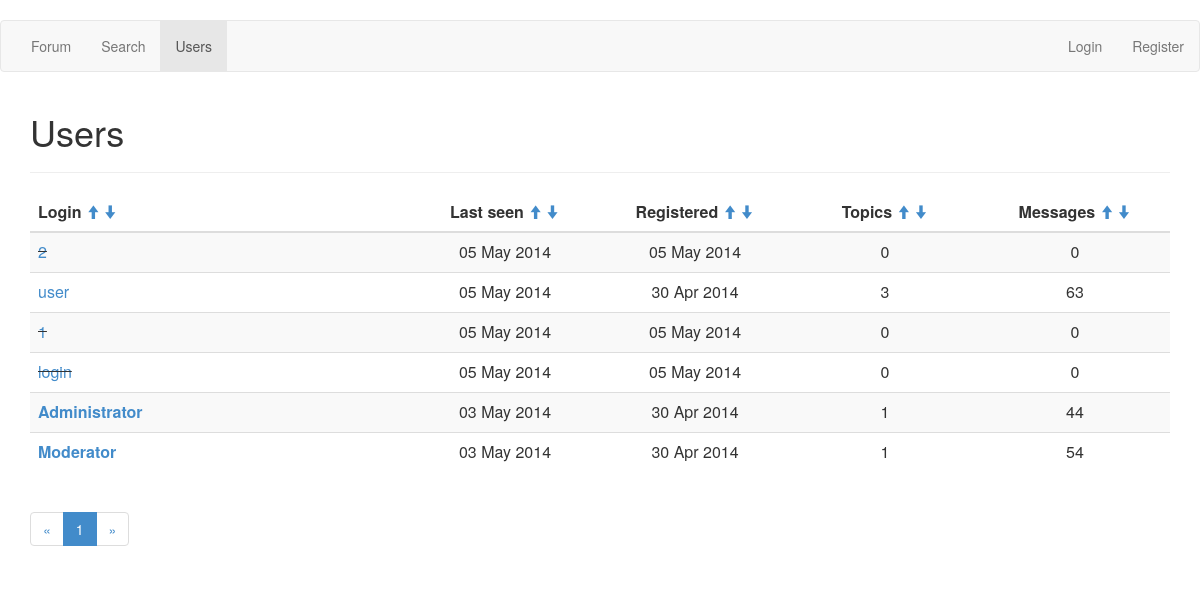
/userlist?sort=last_seen&desc=True, run on the app's committed database.
### app/models.py (models this page shows, shortened)
class User(db.Model):
    __tablename__ = 'User'
    id = db.Column(db.Integer, primary_key=True)
    login = db.Column(db.Text, unique=True, nullable=False)
    password = db.Column(db.Text, nullable=False)
    confirm_code = db.Column(db.Text)
    active = db.Column(db.Boolean, default=False)
    role = db.Column(db.Integer, default=2, nullable=False)
    email = db.Column(db.Text, nullable=False)
    city = db.Column(db.Text, default='unknown')
    country = db.Column(db.Text, default='unknown')
    db_avatar = db.Column(db.Boolean, default=False)
    topic_count = db.Column(db.Integer, default=0)
    message_count = db.Column(db.Integer, default=0)
    reg_date = db.Column(db.DateTime, default=datetime.utcnow, nullable=False)
    last_seen = db.Column(db.DateTime, default=datetime.utcnow, onupdate=datetime.utcnow, nullable=False)

### app/views.py (the view)
@app.route('/userlist')
def userlist(page=1):
    if request.args.get('page'):
        page = int(request.args.get('page'))
    pagination = Pagination(page, USER_PER_PAGE, User.query.count())
    sort_field = request.args.get('sort')
    sort_order = request.args.get('desc')
    if sort_field == 'last_seen' and sort_order == 'True':
        users_list = User.query.order_by(User.last_seen.desc()).all()
    elif sort_field == 'last_seen':
        users_list = User.query.order_by(User.last_seen).all()
    elif sort_field == 'reg_date' and sort_order == 'True':
        users_list = User.query.order_by(User.reg_date.desc()).all()
    elif sort_field == 'reg_date':
        users_list = User.query.order_by(User.reg_date).all()
    elif sort_field == 'topics' and sort_order == 'True':
        users_list = User.query.order_by(User.topic_count.desc()).all()
    elif sort_field == 'topics':
        users_list = User.query.order_by(User.topic_count).all()
    elif sort_field == 'messages' and sort_order == 'True':
        users_list = User.query.order_by(User.message_count.desc()).all()
    elif sort_field == 'messages':
        users_list = User.query.order_by(User.message_count).all()
    elif sort_field == 'login' and sort_order == 'True':
        users_list = User.query.order_by(User.login.collate('NOCASE').desc()).all()
    else:
        users_list = User.query.order_by(User.login.collate('NOCASE')).all()
    return(render_template('/userlist.html',
        user=current_user,
        users_list=users_list,
        pagination=pagination))

### app/views.py (called while the page is built)
    @property
    def pages(self):
        return(int(ceil(float(self.total_count)/self.per_page)))

    @property
    def pages_list(self):
        if self.pages < 4:
            res = range(1, self.pages+1)
        elif self.page < 3 and self.page+2 < self.pages:
            res = range(1, self.page+3)
        elif self.page < 3 and self.page+2 >= self.pages:
            res = range(1, self.pages+1)
        elif self.page > self.pages-3:
            res = range(self.page-2, self.pages+1)
        else:
            res = range(self.page-2, self.page+3)
        return(res)

    @property
    def first(self):
        if self.page == 1:
            return(0)
        else:
            return((self.page-1)*self.per_page)

    @property
    def last(self):
        if self.page == self.pages:
            return(None)
        else:
            return(self.page*self.per_page)

    def is_authenticated(self):
        return(False)

### app/templates/userlist.html (shortened to what this page needs)
﻿{% extends "base.html" %}
{% block content %}
<h1>Users</h1>
<hr>
<table class="table table-striped">
    <thead>
        <tr>
            <th class="col-md-4">
                Login
                <a href="{{url_for('userlist', sort='login', desc=True)}}"><small><i class="glyphicon glyphicon-arrow-up"></i></small></a>
                <a href="{{url_for('userlist', sort='login', desc=False)}}"><small><i class="glyphicon glyphicon-arrow-down"></i></small></a>
            </th>
            <th class="col-md-2 text-center">
                Last seen
                <a href="{{url_for('userlist', sort='last_seen', desc=True)}}"><small><i class="glyphicon glyphicon-arrow-up"></i></small></a>
                <a href="{{url_for('userlist', sort='last_seen', desc=False)}}"><small><i class="glyphicon glyphicon-arrow-down"></i></small></a>
            </th>
            <th class="col-md-2 text-center">
                Registered
                <a href="{{url_for('userlist', sort='reg_date', desc=True)}}"><small><i class="glyphicon glyphicon-arrow-up"></i></small></a>
                <a href="{{url_for('userlist', sort='reg_date', desc=False)}}"><small><i class="glyphicon glyphicon-arrow-down"></i></small></a>
            </th>
            <th class="col-md-2 text-center">
                Topics
                <a href="{{url_for('userlist', sort='topics', desc=True)}}"><small><i class="glyphicon glyphicon-arrow-up"></i></small></a>
                <a href="{{url_for('userlist', sort='topics', desc=False)}}"><small><i class="glyphicon glyphicon-arrow-down"></i></small></a>
            </th>
            <th class="col-md-2 text-center">
                Messages
                <a href="{{url_for('userlist', sort='messages', desc=True)}}"><small><i class="glyphicon glyphicon-arrow-up"></i></small></a>
                <a href="{{url_for('userlist', sort='messages', desc=False)}}"><small><i class="glyphicon glyphicon-arrow-down"></i></small></a>
            </th>
        </tr>
    </thead>
    <tbody>
        {% for user in users_list[pagination.first:pagination.last] %}
        <tr>
            <td>
            {% if user.role < 2 %}
                <b><a href="{{url_for('user_profile', user_id=user.id)}}">{{user.login}}</a></b>
            {% elif not user.active %}
                <del><a href="{{url_for('user_profile', user_id=user.id)}}">{{user.login}}</a></del>
            {% else %}
                <a href="{{url_for('user_profile', user_id=user.id)}}">{{user.login}}</a>
            {% endif %}
            </td>
            <td class="text-center">{{user.last_seen.strftime('%d %b %Y')}}</td>
            <td class="text-center">{{user.reg_date.strftime('%d %b %Y')}}</td>
            <td class="text-center">{{user.topic_count}}</td>
            <td class="text-center">{{user.message_count}}</td>
        </tr>
        {% endfor %}
    </tbody>
</table>
<ul class="pagination">
    <li><a href="{{url_for('userlist', page=1)}}">&laquo;</a></li>
    {% for page_number in pagination.pages_list %}
    <li{% if page_number == pagination.page %} class="active"{% endif %}>
        <a href="{{url_for('userlist', page=page_number)}}">{{page_number}}</a>
    </li>
    {% endfor %}
    <li><a href="{{url_for('userlist', page=pagination.pages)}}">&raquo;</a></li>
</ul>
{% endblock %}

### data on the page
User: login "2", last_seen "05 May 2014", reg_date "05 May 2014", topic_count "0", message_count "0"
User: login "user", last_seen "05 May 2014", reg_date "30 Apr 2014", topic_count "3", message_count "63"
User: login "1", last_seen "05 May 2014", reg_date "05 May 2014", topic_count "0", message_count "0"
User: login "login", last_seen "05 May 2014", reg_date "05 May 2014", topic_count "0", message_count "0"
User: login "Administrator", last_seen "03 May 2014", reg_date "30 Apr 2014", topic_count "1", message_count "44"
User: login "Moderator", last_seen "03 May 2014", reg_date "30 Apr 2014", topic_count "1", message_count "54"

### other printed values
{{ page_number }} "1"
